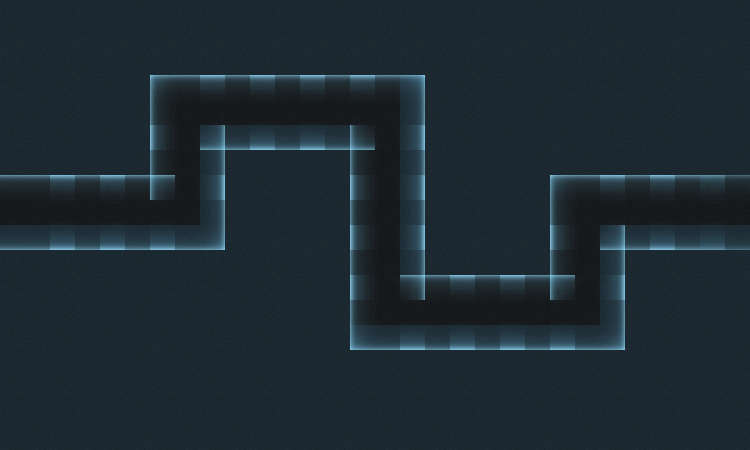

The image is a tile-based game level rendered from a .tmx file. Its description and complete source (layers, tilesets, objects, tile grids) follow:
An orthogonal 15x9 tile map with 50x50 px tiles, 2 tile layers (layer-base, layer-objects-1) and 25 objects.

<map version="1.0" orientation="orthogonal" renderorder="right-down" width="15" height="9" tilewidth="50" tileheight="50" waves="media/data/level_1_waves.xml">
 <tileset firstgid="1" name="tileset" tilewidth="75" tileheight="75">
  <image source="../textures/tileset.png" trans="ff00ff" width="300" height="600" />
 </tileset>
 <layer name="layer-base" width="15" height="9">
  <data>
   <tile gid="1" />
   <tile gid="1" />
   <tile gid="1" />
   <tile gid="1" />
   <tile gid="1" />
   <tile gid="1" />
   <tile gid="1" />
   <tile gid="1" />
   <tile gid="1" />
   <tile gid="1" />
   <tile gid="1" />
   <tile gid="1" />
   <tile gid="1" />
   <tile gid="1" />
   <tile gid="1" />
   <tile gid="1" />
   <tile gid="1" />
   <tile gid="1" />
   <tile gid="1" />
   <tile gid="1" />
   <tile gid="1" />
   <tile gid="1" />
   <tile gid="1" />
   <tile gid="1" />
   <tile gid="1" />
   <tile gid="1" />
   <tile gid="1" />
   <tile gid="1" />
   <tile gid="1" />
   <tile gid="1" />
   <tile gid="1" />
   <tile gid="1" />
   <tile gid="1" />
   <tile gid="2" />
   <tile gid="2" />
   <tile gid="2" />
   <tile gid="2" />
   <tile gid="2" />
   <tile gid="1" />
   <tile gid="1" />
   <tile gid="1" />
   <tile gid="1" />
   <tile gid="1" />
   <tile gid="1" />
   <tile gid="1" />
   <tile gid="1" />
   <tile gid="1" />
   <tile gid="1" />
   <tile gid="2" />
   <tile gid="1" />
   <tile gid="1" />
   <tile gid="1" />
   <tile gid="2" />
   <tile gid="1" />
   <tile gid="1" />
   <tile gid="1" />
   <tile gid="1" />
   <tile gid="1" />
   <tile gid="1" />
   <tile gid="1" />
   <tile gid="2" />
   <tile gid="2" />
   <tile gid="2" />
   <tile gid="2" />
   <tile gid="1" />
   <tile gid="1" />
   <tile gid="1" />
   <tile gid="2" />
   <tile gid="1" />
   <tile gid="1" />
   <tile gid="1" />
   <tile gid="2" />
   <tile gid="2" />
   <tile gid="2" />
   <tile gid="2" />
   <tile gid="1" />
   <tile gid="1" />
   <tile gid="1" />
   <tile gid="1" />
   <tile gid="1" />
   <tile gid="1" />
   <tile gid="1" />
   <tile gid="2" />
   <tile gid="1" />
   <tile gid="1" />
   <tile gid="1" />
   <tile gid="2" />
   <tile gid="1" />
   <tile gid="1" />
   <tile gid="1" />
   <tile gid="1" />
   <tile gid="1" />
   <tile gid="1" />
   <tile gid="1" />
   <tile gid="1" />
   <tile gid="1" />
   <tile gid="1" />
   <tile gid="2" />
   <tile gid="2" />
   <tile gid="2" />
   <tile gid="2" />
   <tile gid="2" />
   <tile gid="1" />
   <tile gid="1" />
   <tile gid="1" />
   <tile gid="1" />
   <tile gid="1" />
   <tile gid="1" />
   <tile gid="1" />
   <tile gid="1" />
   <tile gid="1" />
   <tile gid="1" />
   <tile gid="1" />
   <tile gid="1" />
   <tile gid="1" />
   <tile gid="1" />
   <tile gid="1" />
   <tile gid="1" />
   <tile gid="1" />
   <tile gid="1" />
   <tile gid="1" />
   <tile gid="1" />
   <tile gid="1" />
   <tile gid="1" />
   <tile gid="1" />
   <tile gid="1" />
   <tile gid="1" />
   <tile gid="1" />
   <tile gid="1" />
   <tile gid="1" />
   <tile gid="1" />
   <tile gid="1" />
   <tile gid="1" />
   <tile gid="1" />
   <tile gid="1" />
  </data>
 </layer>
  <layer name="layer-objects-1" width="15" height="9">
    <data>
      <tile gid="3" />
      <tile gid="3" />
      <tile gid="3" />
      <tile gid="3" />
      <tile gid="3" />
      <tile gid="3" />
      <tile gid="3" />
      <tile gid="3" />
      <tile gid="3" />
      <tile gid="3" />
      <tile gid="3" />
      <tile gid="3" />
      <tile gid="3" />
      <tile gid="3" />
      <tile gid="3" />
      <tile gid="3" />
      <tile gid="3" />
      <tile gid="3" />
      <tile gid="3" />
      <tile gid="3" />
      <tile gid="3" />
      <tile gid="3" />
      <tile gid="3" />
      <tile gid="3" />
      <tile gid="3" />
      <tile gid="3" />
      <tile gid="3" />
      <tile gid="3" />
      <tile gid="3" />
      <tile gid="3" />
      <tile gid="3" />
      <tile gid="3" />
      <tile gid="3" />
      <tile gid="29" />
      <tile gid="26" />
      <tile gid="26" />
      <tile gid="26" />
      <tile gid="30" />
      <tile gid="3" />
      <tile gid="3" />
      <tile gid="3" />
      <tile gid="3" />
      <tile gid="3" />
      <tile gid="3" />
      <tile gid="3" />
      <tile gid="3" />
      <tile gid="3" />
      <tile gid="3" />
      <tile gid="25" />
      <tile gid="3" />
      <tile gid="3" />
      <tile gid="3" />
      <tile gid="25" />
      <tile gid="3" />
      <tile gid="3" />
      <tile gid="3" />
      <tile gid="3" />
      <tile gid="3" />
      <tile gid="3" />
      <tile gid="3" />
      <tile gid="26" />
      <tile gid="26" />
      <tile gid="26" />
      <tile gid="31" />
      <tile gid="3" />
      <tile gid="3" />
      <tile gid="3" />
      <tile gid="25" />
      <tile gid="3" />
      <tile gid="3" />
      <tile gid="3" />
      <tile gid="29" />
      <tile gid="26" />
      <tile gid="26" />
      <tile gid="26" />
      <tile gid="3" />
      <tile gid="3" />
      <tile gid="3" />
      <tile gid="3" />
      <tile gid="3" />
      <tile gid="3" />
      <tile gid="3" />
      <tile gid="25" />
      <tile gid="3" />
      <tile gid="3" />
      <tile gid="3" />
      <tile gid="25" />
      <tile gid="3" />
      <tile gid="3" />
      <tile gid="3" />
      <tile gid="3" />
      <tile gid="3" />
      <tile gid="3" />
      <tile gid="3" />
      <tile gid="3" />
      <tile gid="3" />
      <tile gid="3" />
      <tile gid="32" />
      <tile gid="26" />
      <tile gid="26" />
      <tile gid="26" />
      <tile gid="31" />
      <tile gid="3" />
      <tile gid="3" />
      <tile gid="3" />
      <tile gid="3" />
      <tile gid="3" />
      <tile gid="3" />
      <tile gid="3" />
      <tile gid="3" />
      <tile gid="3" />
      <tile gid="3" />
      <tile gid="3" />
      <tile gid="3" />
      <tile gid="3" />
      <tile gid="3" />
      <tile gid="3" />
      <tile gid="3" />
      <tile gid="3" />
      <tile gid="3" />
      <tile gid="3" />
      <tile gid="3" />
      <tile gid="3" />
      <tile gid="3" />
      <tile gid="3" />
      <tile gid="3" />
      <tile gid="3" />
      <tile gid="3" />
      <tile gid="3" />
      <tile gid="3" />
      <tile gid="3" />
      <tile gid="3" />
      <tile gid="3" />
      <tile gid="3" />
      <tile gid="3" />
    </data>
  </layer>
  <objectgroup name="waypoints">
    <object gid="3" x="-50" y="250" />
    <object gid="3" x="0" y="250" />
    <object gid="3" x="50" y="250" />
    <object gid="3" x="100" y="250" />
    <object gid="3" x="150" y="250" />
    <object gid="3" x="150" y="200" />
    <object gid="3" x="150" y="150" />
    <object gid="3" x="200" y="150" />
    <object gid="3" x="250" y="150" />
    <object gid="3" x="300" y="150" />
    <object gid="3" x="350" y="150" />
    <object gid="3" x="350" y="200" />
    <object gid="3" x="350" y="250" />
    <object gid="3" x="350" y="300" />
    <object gid="3" x="350" y="350" />
    <object gid="3" x="400" y="350" />
    <object gid="3" x="450" y="350" />
    <object gid="3" x="500" y="350" />
    <object gid="3" x="550" y="350" />
    <object gid="3" x="550" y="300" />
    <object gid="3" x="550" y="250" />
    <object gid="3" x="600" y="250" />
    <object gid="3" x="650" y="250" />
    <object gid="3" x="700" y="250" />
    <object gid="3" x="750" y="250" />
  </objectgroup>
</map>